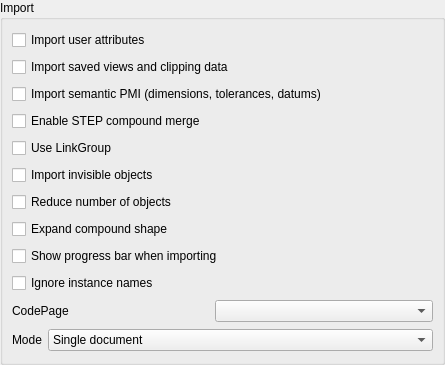
<?xml version="1.0" encoding="UTF-8"?>
<ui version="4.0">
 <class>PartGui::DlgImportStep</class>
 <widget class="QWidget" name="PartGui::DlgImportStep">
  <property name="geometry">
   <rect>
    <x>0</x>
    <y>0</y>
    <width>445</width>
    <height>365</height>
   </rect>
  </property>
  <property name="windowTitle">
   <string>STEP Import Settings</string>
  </property>
  <layout class="QGridLayout" name="gridLayout_4">
   <property name="margin">
    <number>0</number>
   </property>
   <item row="1" column="0">
    <widget class="QGroupBox" name="GroupBox2">
     <property name="title">
      <string>Import</string>
     </property>
     <layout class="QVBoxLayout" name="verticalLayout">
      <item>
       <widget class="Gui::PrefCheckBox" name="checkBoxUserAttributes">
        <property name="text">
         <string>Import user attributes</string>
        </property>
        <property name="toolTip">
         <string>Import descriptive strings and explicitly unit-bearing length and angle properties as editable records.</string>
        </property>
        <property name="checked">
         <bool>false</bool>
        </property>
        <property name="prefEntry" stdset="0">
         <cstring>ImportUserAttributes</cstring>
        </property>
        <property name="prefPath" stdset="0">
         <cstring>Mod/Import</cstring>
        </property>
       </widget>
      </item>
      <item>
       <widget class="Gui::PrefCheckBox" name="checkBoxSavedViews">
        <property name="text">
         <string>Import saved views and clipping data</string>
        </property>
        <property name="toolTip">
         <string>Store named camera and clipping records without activating a view.</string>
        </property>
        <property name="checked">
         <bool>false</bool>
        </property>
        <property name="prefEntry" stdset="0">
         <cstring>ImportSavedViews</cstring>
        </property>
        <property name="prefPath" stdset="0">
         <cstring>Mod/Import</cstring>
        </property>
       </widget>
      </item>
      <item>
       <widget class="Gui::PrefCheckBox" name="checkBoxSemanticPMI">
        <property name="text">
         <string>Import semantic PMI (dimensions, tolerances, datums)</string>
        </property>
        <property name="checked">
         <bool>false</bool>
        </property>
        <property name="prefEntry" stdset="0">
         <cstring>ImportSemanticPMI</cstring>
        </property>
        <property name="prefPath" stdset="0">
         <cstring>Mod/Import</cstring>
        </property>
       </widget>
      </item>
      <item>
       <widget class="Gui::PrefCheckBox" name="checkBoxMergeCompound">
        <property name="toolTip">
         <string>Merges all shapes into a single compound during import, resolving part instances and applying transforms. Increases import time but does not affect geometry accuracy or rendering quality.</string>
        </property>
        <property name="text">
         <string>Enable STEP compound merge</string>
        </property>
        <property name="prefEntry" stdset="0">
         <cstring>ReadShapeCompoundMode</cstring>
        </property>
        <property name="prefPath" stdset="0">
         <cstring>Mod/Import/hSTEP</cstring>
        </property>
       </widget>
      </item>
      <item>
       <widget class="Gui::PrefCheckBox" name="checkBoxUseLinkGroup">
        <property name="toolTip">
         <string>Select this to use App::LinkGroup as group container, or else use App::Part</string>
        </property>
        <property name="text">
         <string>Use LinkGroup</string>
        </property>
        <property name="prefEntry" stdset="0">
         <cstring>UseLinkGroup</cstring>
        </property>
        <property name="prefPath" stdset="0">
         <cstring>Mod/Import</cstring>
        </property>
       </widget>
      </item>
      <item>
       <widget class="Gui::PrefCheckBox" name="checkBoxImportHiddenObj">
        <property name="toolTip">
         <string>Select this to import invisible objects</string>
        </property>
        <property name="text">
         <string>Import invisible objects</string>
        </property>
        <property name="prefEntry" stdset="0">
         <cstring>ImportHiddenObject</cstring>
        </property>
        <property name="prefPath" stdset="0">
         <cstring>Mod/Import</cstring>
        </property>
       </widget>
      </item>
      <item>
       <widget class="Gui::PrefCheckBox" name="checkBoxReduceObjects">
        <property name="toolTip">
         <string>Reduce number of objects using Link array</string>
        </property>
        <property name="text">
         <string>Reduce number of objects</string>
        </property>
        <property name="prefEntry" stdset="0">
         <cstring>ReduceObjects</cstring>
        </property>
        <property name="prefPath" stdset="0">
         <cstring>Mod/Import</cstring>
        </property>
       </widget>
      </item>
      <item>
       <widget class="Gui::PrefCheckBox" name="checkBoxExpandCompound">
        <property name="toolTip">
         <string>Expand compound shape with multiple solids</string>
        </property>
        <property name="text">
         <string>Expand compound shape</string>
        </property>
        <property name="prefEntry" stdset="0">
         <cstring>ExpandCompound</cstring>
        </property>
        <property name="prefPath" stdset="0">
         <cstring>Mod/Import</cstring>
        </property>
       </widget>
      </item>
      <item>
       <widget class="Gui::PrefCheckBox" name="checkBoxShowProgress">
        <property name="toolTip">
         <string>Show progress bar when importing</string>
        </property>
        <property name="text">
         <string>Show progress bar when importing</string>
        </property>
        <property name="prefEntry" stdset="0">
         <cstring>ShowProgress</cstring>
        </property>
        <property name="prefPath" stdset="0">
         <cstring>Mod/Import</cstring>
        </property>
       </widget>
      </item>
      <item>
       <widget class="Gui::PrefCheckBox" name="checkBoxUseBaseName">
        <property name="toolTip">
         <string>Do not use instance names. Useful for some legacy STEP files with non-meaningful auto-generated instance names.</string>
        </property>
        <property name="text">
         <string>Ignore instance names</string>
        </property>
        <property name="prefEntry" stdset="0">
         <cstring>UseBaseName</cstring>
        </property>
        <property name="prefPath" stdset="0">
         <cstring>Mod/Import</cstring>
        </property>
       </widget>
      </item>
      <item>
       <layout class="QHBoxLayout" name="horizontalLayout_2">
        <item>
         <widget class="QLabel" name="label_6">
          <property name="enabled">
           <bool>true</bool>
          </property>
          <property name="minimumSize">
           <size>
            <width>197</width>
            <height>0</height>
           </size>
          </property>
          <property name="text">
           <string>CodePage</string>
          </property>
         </widget>
        </item>
        <item>
         <widget class="Gui::PrefComboBox" name="comboBoxImportCodePage">
          <property name="sizePolicy">
           <sizepolicy hsizetype="Expanding" vsizetype="Fixed">
            <horstretch>0</horstretch>
            <verstretch>0</verstretch>
           </sizepolicy>
          </property>
          <property name="prefEntry" stdset="0">
           <cstring>ImportCodePage</cstring>
          </property>
          <property name="prefPath" stdset="0">
           <cstring>Mod/Import</cstring>
          </property>
         </widget>
        </item>
       </layout>
      </item>
      <item>
       <layout class="QHBoxLayout" name="horizontalLayout">
        <item>
         <widget class="QLabel" name="label_5">
          <property name="text">
           <string>Mode</string>
          </property>
         </widget>
        </item>
        <item>
         <widget class="Gui::PrefComboBox" name="comboBoxImportMode">
          <property name="sizePolicy">
           <sizepolicy hsizetype="Expanding" vsizetype="Fixed">
            <horstretch>0</horstretch>
            <verstretch>0</verstretch>
           </sizepolicy>
          </property>
          <property name="prefEntry" stdset="0">
           <cstring>ImportMode</cstring>
          </property>
          <property name="prefPath" stdset="0">
           <cstring>Mod/Import</cstring>
          </property>
          <item>
           <property name="text">
            <string>Single document</string>
           </property>
          </item>
          <item>
           <property name="text">
            <string>Assembly per document</string>
           </property>
          </item>
          <item>
           <property name="text">
            <string>Assembly per document in sub-directory</string>
           </property>
          </item>
          <item>
           <property name="text">
            <string>Object per document</string>
           </property>
          </item>
          <item>
           <property name="text">
            <string>Object per document in sub-directory</string>
           </property>
          </item>
         </widget>
        </item>
       </layout>
      </item>
     </layout>
    </widget>
   </item>
  </layout>
 </widget>
 <customwidgets>
  <customwidget>
   <class>Gui::PrefCheckBox</class>
   <extends>QCheckBox</extends>
   <header>Gui/PrefWidgets.h</header>
  </customwidget>
  <customwidget>
   <class>Gui::PrefComboBox</class>
   <extends>QComboBox</extends>
   <header>Gui/PrefWidgets.h</header>
  </customwidget>
 </customwidgets>
 <tabstops>
  <tabstop>checkBoxSemanticPMI</tabstop>
  <tabstop>checkBoxMergeCompound</tabstop>
  <tabstop>checkBoxUseLinkGroup</tabstop>
  <tabstop>checkBoxImportHiddenObj</tabstop>
  <tabstop>checkBoxReduceObjects</tabstop>
  <tabstop>checkBoxExpandCompound</tabstop>
  <tabstop>checkBoxUseBaseName</tabstop>
  <tabstop>comboBoxImportMode</tabstop>
 </tabstops>
 <resources/>
 <connections/>
</ui>
